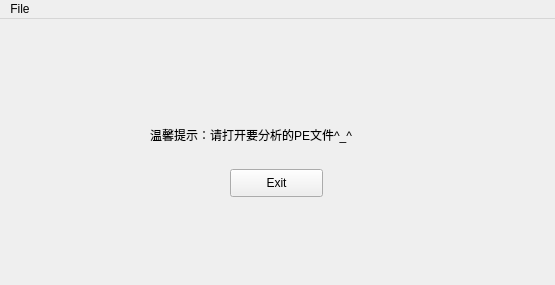
<?xml version="1.0" encoding="UTF-8"?>
<ui version="4.0">
 <class>TipWindow</class>
 <widget class="QMainWindow" name="TipWindow">
  <property name="geometry">
   <rect>
    <x>0</x>
    <y>0</y>
    <width>555</width>
    <height>285</height>
   </rect>
  </property>
  <property name="minimumSize">
   <size>
    <width>555</width>
    <height>285</height>
   </size>
  </property>
  <property name="maximumSize">
   <size>
    <width>555</width>
    <height>285</height>
   </size>
  </property>
  <property name="windowTitle">
   <string>PEAnalyzeTool</string>
  </property>
  <widget class="QWidget" name="centralwidget">
   <widget class="QLabel" name="label">
    <property name="geometry">
     <rect>
      <x>150</x>
      <y>80</y>
      <width>391</width>
      <height>71</height>
     </rect>
    </property>
    <property name="sizePolicy">
     <sizepolicy hsizetype="Expanding" vsizetype="Expanding">
      <horstretch>0</horstretch>
      <verstretch>0</verstretch>
     </sizepolicy>
    </property>
    <property name="text">
     <string>温馨提示：请打开要分析的PE文件^_^</string>
    </property>
   </widget>
   <widget class="QPushButton" name="pushButton">
    <property name="geometry">
     <rect>
      <x>230</x>
      <y>150</y>
      <width>93</width>
      <height>28</height>
     </rect>
    </property>
    <property name="text">
     <string>Exit</string>
    </property>
   </widget>
  </widget>
  <widget class="QMenuBar" name="menuBar">
   <property name="geometry">
    <rect>
     <x>0</x>
     <y>0</y>
     <width>555</width>
     <height>26</height>
    </rect>
   </property>
   <widget class="QMenu" name="menuOpen">
    <property name="title">
     <string>File</string>
    </property>
    <addaction name="actionOpen"/>
    <addaction name="actionClose"/>
   </widget>
   <addaction name="menuOpen"/>
  </widget>
  <action name="actionOpen">
   <property name="text">
    <string>Open</string>
   </property>
   <property name="shortcut">
    <string>Ctrl+O</string>
   </property>
  </action>
  <action name="actionClose">
   <property name="text">
    <string>Close</string>
   </property>
  </action>
 </widget>
 <resources/>
 <connections/>
</ui>
